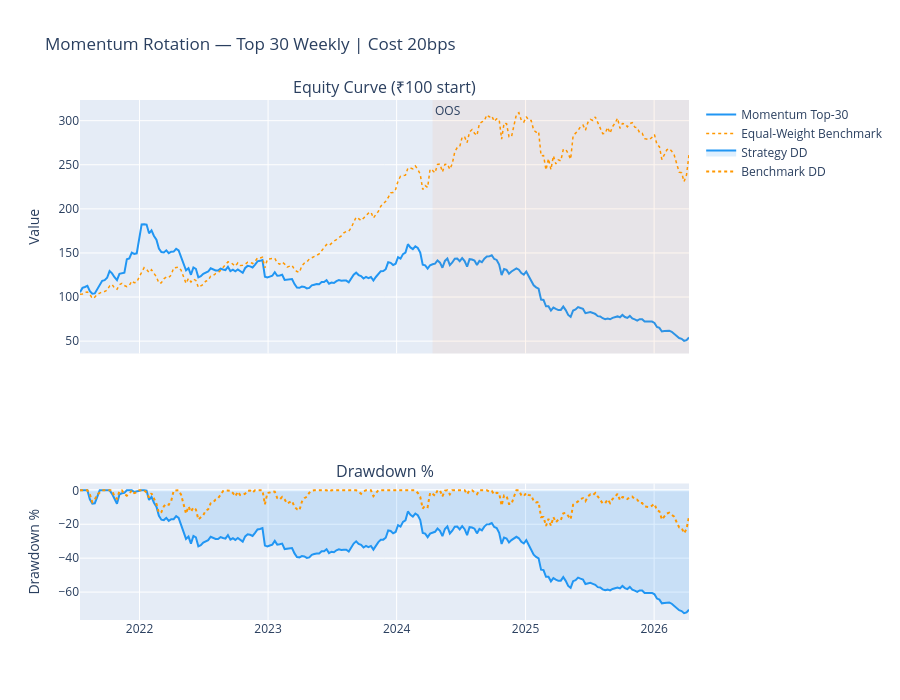

The cell this chart's notebook holds for it:
### Markdown cell above
## 5. Equity curves — in-sample vs out-of-sample

### Code cell
def equity_curve(ret_series, init=100):
    return (1 + ret_series).cumprod() * init

def sharpe(ret, periods=52):
    return ret.mean() / ret.std() * np.sqrt(periods) if ret.std() > 0 else 0

def max_dd(eq):
    roll_max = eq.cummax()
    return ((eq - roll_max) / roll_max).min()

def calmar(ret, eq, periods=52):
    ann_ret = (1 + ret.mean()) ** periods - 1
    mdd     = abs(max_dd(eq))
    return ann_ret / mdd if mdd > 0 else 0

split_w = scores_weekly.index[scores_weekly.index >= split_date][0]
is_mask  = strat_ret.index < split_w
oos_mask = strat_ret.index >= split_w

strat_eq = equity_curve(strat_ret)
bm_eq    = equity_curve(bm_ret)

# Full chart
fig = make_subplots(rows=2, cols=1, shared_xaxes=True,
                    row_heights=[0.65, 0.35],
                    subplot_titles=['Equity Curve (₹100 start)', 'Drawdown %'])

fig.add_trace(go.Scatter(x=strat_eq.index, y=strat_eq,
                         name=f'Momentum Top-{TOP_N}', line=dict(color='#2196F3', width=2)), row=1, col=1)
fig.add_trace(go.Scatter(x=bm_eq.index, y=bm_eq,
                         name='Equal-Weight Benchmark', line=dict(color='#FF9800', width=1.5, dash='dot')), row=1, col=1)
fig.add_vrect(x0=split_w, x1=strat_eq.index[-1],
              fillcolor='rgba(255,100,0,0.06)', line_width=0,
              annotation_text='OOS', annotation_position='top left', row=1, col=1)

# Drawdown
dd_strat = (strat_eq - strat_eq.cummax()) / strat_eq.cummax() * 100
dd_bm    = (bm_eq - bm_eq.cummax()) / bm_eq.cummax() * 100
fig.add_trace(go.Scatter(x=dd_strat.index, y=dd_strat, name='Strategy DD',
                         line=dict(color='#2196F3'), fill='tozeroy',
                         fillcolor='rgba(33,150,243,0.15)'), row=2, col=1)
fig.add_trace(go.Scatter(x=dd_bm.index, y=dd_bm, name='Benchmark DD',
                         line=dict(color='#FF9800', dash='dot')), row=2, col=1)

fig.update_layout(height=700, title=f'Momentum Rotation — Top {TOP_N} Weekly | Cost {COST_BPS}bps')
fig.update_yaxes(title_text='Value', row=1, col=1)
fig.update_yaxes(title_text='Drawdown %', row=2, col=1)
fig.show()

### Figure 1 — Plotly figure (JSON) as saved in the notebook; plotly's stock layout.template omitted (floating-point values rounded to 4 significant figures; data arrays with more than 128 entries replaced by an {"elided": "..."} marker saying what was removed)
{"data": [{"line": {"color": "#2196F3", "width": 2}, "name": "Momentum Top-30", "type": "scatter", "x": {"elided": "248 str values"}, "xaxis": "x", "y": {"elided": "248 float values"}, "yaxis": "y"}, {"line": {"color": "#FF9800", "dash": "dot", "width": 1.5}, "name": "Equal-Weight Benchmark", "type": "scatter", "x": {"elided": "248 str values"}, "xaxis": "x", "y": {"elided": "248 float values"}, "yaxis": "y"}, {"fill": "tozeroy", "fillcolor": "rgba(33,150,243,0.15)", "line": {"color": "#2196F3"}, "name": "Strategy DD", "type": "scatter", "x": {"elided": "248 str values"}, "xaxis": "x2", "y": {"elided": "248 float values"}, "yaxis": "y2"}, {"line": {"color": "#FF9800", "dash": "dot"}, "name": "Benchmark DD", "type": "scatter", "x": {"elided": "248 str values"}, "xaxis": "x2", "y": {"elided": "248 float values"}, "yaxis": "y2"}], "layout": {"annotations": [{"font": {"size": 16}, "showarrow": false, "text": "Equity Curve (₹100 start)", "x": 0.5, "xanchor": "center", "xref": "paper", "y": 1, "yanchor": "bottom", "yref": "paper"}, {"font": {"size": 16}, "showarrow": false, "text": "Drawdown %", "x": 0.5, "xanchor": "center", "xref": "paper", "y": 0.2625, "yanchor": "bottom", "yref": "paper"}, {"showarrow": false, "text": "OOS", "x": "2024-04-12T00:00:00", "xanchor": "left", "xref": "x", "y": 1, "yanchor": "top", "yref": "y domain"}], "height": 700, "shapes": [{"fillcolor": "rgba(255,100,0,0.06)", "line": {"width": 0}, "type": "rect", "x0": "2024-04-12T00:00:00", "x1": "2026-04-10T00:00:00", "xref": "x", "y0": 0, "y1": 1, "yref": "y domain"}], "title": {"text": "Momentum Rotation — Top 30 Weekly | Cost 20bps"}, "xaxis": {"anchor": "y", "domain": [0, 1], "matches": "x2", "showticklabels": false}, "xaxis2": {"anchor": "y2", "domain": [0, 1]}, "yaxis": {"anchor": "x", "domain": [0.5125, 1], "title": {"text": "Value"}}, "yaxis2": {"anchor": "x2", "domain": [0, 0.2625], "title": {"text": "Drawdown %"}}}}
